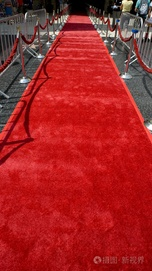
#> input picture red/4.jpg, 152 x 271 px, shrunk from 574 x 1023 before the run
$ python red_region_detector.py
#> lines starting #> are read from the running program, lines starting #| are printed output that depends on the picture; after the words box and inside, x2 and y2 are one past the last pixel; in counts of white or black regions, pixels touching at a corner belong together
"""
红色区域检测模块

使用OpenCV检测图片中的红色区域，支持参数调整。

使用示例:
    import cv2
    import numpy as np
    from red_region_detector import detect_red_regions, draw_red_regions

    # 读取图片
    image = cv2.imread('image.jpg')
    image_rgb = cv2.cvtColor(image, cv2.COLOR_BGR2RGB)

    # 检测红色区域
    red_regions = detect_red_regions(
        image_rgb,
        red_lower=(0, 30, 30),        # 红色下限阈值
        red_upper=(10, 255, 255),     # 红色上限阈值
        area_threshold_ratio=0.05,     # 5%面积阈值
        min_contour_area=100          # 最小轮廓面积
    )

    # 输出结果
    print(f"检测到 {len(red_regions)} 个红色区域")

    # 可视化结果
    result_image = draw_red_regions(image_rgb, red_regions)
"""

import cv2
import numpy as np
from typing import List, Tuple, Optional


def detect_red_regions(
    image: np.ndarray,
    red_lower: Tuple[int, int, int] = (0, 150, 150),
    red_upper: Tuple[int, int, int] = (10, 255, 255),
    area_threshold_ratio: float = 0.05,
    min_contour_area: int = 100
) -> List[List[Tuple[int, int]]]:
    """
    检测图片中的红色区域，返回连成片的红色区域坐标列表

    检测策略：
    1. 只在图片下方66%的区域进行检测（上方34%完全忽略）
    2. 红色区域需要连成片
    3. 区域面积需要大于指定的阈值比例（相对于下方66%区域的面积）

    Args:
        image: RGB格式的numpy数组图片
        red_lower: HSV颜色空间中红色下限阈值 (H, S, V)
        red_upper: HSV颜色空间中红色上限阈值 (H, S, V)
        area_threshold_ratio: 面积阈值比例，相对于下方66%区域的面积 (默认5%)
        min_contour_area: 最小轮廓面积，用于过滤噪声

    Returns:
        List[List[Tuple[int, int]]]: 每个符合要求的红色区域的坐标点列表（原图坐标）
    """
    if image is None or image.size == 0:
        raise ValueError("输入图片为空或无效")

    # 获取图片尺寸
    height, width = image.shape[:2]
    total_area = height * width

    # 裁剪图片，只保留下方66%的区域进行检测
    lower_region_start = int(height * 0.34)  # 下方66%的起始位置
    cropped_image = image[lower_region_start:height, :]  # 裁剪原图
    cropped_height, cropped_width = cropped_image.shape[:2]

    # 将裁剪后的RGB转换为HSV颜色空间
    hsv_image = cv2.cvtColor(cropped_image, cv2.COLOR_RGB2HSV)

    # 创建红色掩码
    # 由于红色在HSV中可能跨越0度边界，需要两个范围
    lower_red1 = np.array(red_lower)
    upper_red1 = np.array(red_upper)

    # 第二个红色范围 (用于跨越0度的红色)
    lower_red2 = np.array([160, 100, 100])
    upper_red2 = np.array([179, 255, 255])

    # 创建两个掩码并合并
    mask1 = cv2.inRange(hsv_image, lower_red1, upper_red1)
    mask2 = cv2.inRange(hsv_image, lower_red2, upper_red2)
    red_mask = cv2.bitwise_or(mask1, mask2)

    # 形态学操作：开运算去除噪声，闭运算填充空洞
    kernel = np.ones((3, 3), np.uint8)
    red_mask = cv2.morphologyEx(red_mask, cv2.MORPH_OPEN, kernel, iterations=1)
    red_mask = cv2.morphologyEx(red_mask, cv2.MORPH_CLOSE, kernel, iterations=2)
    red_mask = cv2.morphologyEx(red_mask, cv2.MORPH_CLOSE, kernel, iterations=1)

    # 查找轮廓
    contours, _ = cv2.findContours(red_mask, cv2.RETR_EXTERNAL, cv2.CHAIN_APPROX_SIMPLE)

    red_regions = []

    # 裁剪区域的面积作为计算基准
    cropped_total_area = cropped_height * cropped_width

    for contour in contours:
        # 计算轮廓面积
        area = cv2.contourArea(contour)

        # 计算面积阈值（基于裁剪区域的总面积）
        area_threshold = cropped_total_area * area_threshold_ratio

        # 如果面积大于阈值且大于最小轮廓面积
        if area > area_threshold and area > min_contour_area:
            # 获取轮廓坐标（相对于裁剪区域）
            contour_points = contour.reshape(-1, 2).tolist()

            # 将坐标映射回原图（加上y方向的偏移）
            original_coords = [(point[0], point[1] + lower_region_start) for point in contour_points]

            # 转换为 (x, y) 元组列表
            region_coords = original_coords
            red_regions.append(region_coords)

    return red_regions


def draw_red_regions(image: np.ndarray, regions: List[List[Tuple[int, int]]]) -> np.ndarray:
    """
    在图片上绘制检测到的红色区域轮廓

    Args:
        image: 原始RGB图片
        regions: 红色区域坐标列表

    Returns:
        绘制了轮廓的图片副本
    """
    result_image = image.copy()

    for region in regions:
        # 将坐标转换为numpy数组格式用于绘制
        points = np.array(region, dtype=np.int32)
        # 绘制轮廓
        cv2.drawContours(result_image, [points], -1, (0, 255, 0), 2)

    return result_image


def main():
    """
    测试函数
    """
    # 测试图片路径（优先使用创建的测试图片）
    test_images = ['4.jpg', '1.jpg', '2.jpg', '3.jpg', '5.jpg']

    for image_path in test_images:
        try:
            print(f"\n=== 测试图片: {image_path} ===")

            # 读取图片
            image = cv2.imread(image_path)
#> image is the input picture: shape (271, 152, 3); mean B, G, R 38.1, 37.3, 161
            if image is None:
                print(f"无法读取图片: {image_path}")
                continue

            # 转换为RGB格式（OpenCV默认是BGR）
            image_rgb = cv2.cvtColor(image, cv2.COLOR_BGR2RGB)

            print(f"图片尺寸: {image_rgb.shape}")
#| 图片尺寸: (271, 152, 3)

            # 计算图片总面积用于参考
            height, width = image_rgb.shape[:2]
#> height = 271; width = 152
            total_area = height * width
#> total_area = 41192

            # 检测红色区域 - 参数说明：
            # red_lower/red_upper: HSV颜色空间中红色的范围，可根据需要调整
            # area_threshold_ratio: 区域面积占整张图片的比例阈值 (0.05 = 5%)
            # min_contour_area: 最小轮廓像素面积，用于过滤噪声
            # 注意：只检测图片下方66%的区域，上方33%的红色区域会被忽略
            red_regions = detect_red_regions(
                image_rgb,
                red_lower=(0, 100, 100),      # 红色下限阈值 (H, S, V) - 更苛刻
                red_upper=(10, 255, 255),   # 红色上限阈值 (H, S, V)
                area_threshold_ratio=0.05,  # 面积阈值 (可调整)
                min_contour_area=3         # 最小轮廓面积 (可调整)
            )
#> in detect_red_regions, `cropped_image = image[lower_region_start:height, :]`:
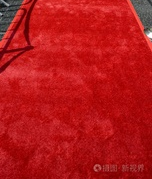
#> cropped_image: shape (179, 152, 3); mean R, G, B 180.2, 23.2, 25.1
#> in detect_red_regions, `hsv_image = cv2.cvtColor(cropped_image, cv2.COLOR_RGB2HSV)`: hsv_image: shape (179, 152, 3); mean H, S, V 74.3, 220.7, 180.4
#> in detect_red_regions, `mask1 = cv2.inRange(hsv_image, lower_red1, upper_red1)`:
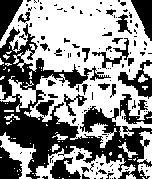
#> mask1: shape (179, 152); 56.3% white; 140 black regions (111 under 20 px), largest, box (x1, y1, x2, y2) and area: (0, 23, 152, 179) 7252, (118, 60, 152, 99) 504, (0, 147, 22, 179) 498
#> in detect_red_regions, `mask2 = cv2.inRange(hsv_image, lower_red2, upper_red2)`:
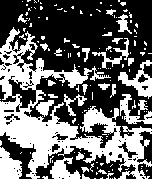
#> mask2: shape (179, 152); 40% white; 144 white regions (117 under 20 px), largest, box (x1, y1, x2, y2) and area: (0, 27, 152, 179) 7214, (118, 60, 152, 99) 504, (0, 147, 22, 179) 498
#> in detect_red_regions, `red_mask = cv2.bitwise_or(mask1, mask2)`:
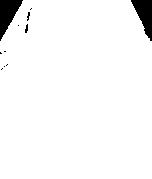
#> red_mask: shape (179, 152); 96.3% white; 11 black regions (9 under 20 px), largest, box (x1, y1, x2, y2) and area: (0, 0, 23, 41) 491, (131, 0, 152, 41) 474
#> in detect_red_regions, `red_mask = cv2.morphologyEx(red_mask, cv2.MORPH_OPEN, kernel, iteratio..`: red_mask: shape (179, 152); 96.3% white; 11 black regions (9 under 20 px), largest, box (x1, y1, x2, y2) and area: (0, 0, 23, 41) 491, (131, 0, 152, 41) 475
#> in detect_red_regions, `red_mask = cv2.morphologyEx(red_mask, cv2.MORPH_CLOSE, kernel, iterati..`:
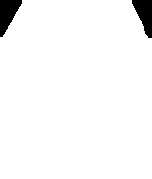
#> red_mask: shape (179, 152); 96.5% white; 2 black regions
#> in detect_red_regions, `contours, _ = cv2.findContours(red_mask, cv2.RETR_EXTERNAL, cv2.CHAIN_..`: contours = 1 contour; box (x1, y1, x2, y2) and area: (0, 0, 152, 179) 25946
#> the loop in detect_red_regions, `for contour in contours:` made 1 pass
#> (area, area_threshold) on pass 1: (25945.5, 1360.4)
#> after the loop in detect_red_regions, `for contour in contours:`: red_regions = 1 item
#> red_regions = 1 item

            print(f"检测到 {len(red_regions)} 个红色区域")
#| 检测到 1 个红色区域

            # 显示每个区域的信息
            for i, region in enumerate(red_regions):
                area = cv2.contourArea(np.array(region, dtype=np.int32))
                area_ratio = area / total_area * 100
                print(f"区域 {i+1}: {len(region)} 个坐标点, 面积: {area:.0f}像素 ({area_ratio:.2f}%)")

                # 计算边界框
                if region:
                    x_coords = [point[0] for point in region]
                    y_coords = [point[1] for point in region]
                    min_x, max_x = min(x_coords), max(x_coords)
                    min_y, max_y = min(y_coords), max(y_coords)
                    print(f"  边界框: ({min_x}, {min_y}) 到 ({max_x}, {max_y})")
#> this loop made 1 pass
#> (area, area_ratio, min_x, max_x, min_y, max_y) on pass 1: (25945.5, 62.99, 0, 151, 92, 270)
#| 区域 1: 62 个坐标点, 面积: 25946像素 (62.99%)
#|   边界框: (0, 92) 到 (151, 270)

            # 绘制结果并保存
            result_image = draw_red_regions(image_rgb, red_regions)
#> the loop in draw_red_regions, `for region in regions:` made 1 pass
#> after the loop in draw_red_regions, `for region in regions:`:
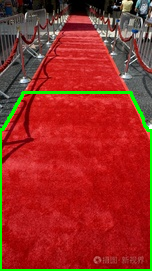
#> result_image: shape (271, 152, 3); mean R, G, B 154.8, 45.3, 36.8
            # 转换回BGR保存
            result_bgr = cv2.cvtColor(result_image, cv2.COLOR_RGB2BGR)
            output_path = f"result_{image_path}"
            cv2.imwrite(output_path, result_bgr)
            print(f"结果已保存到: {output_path}")

        except Exception as e:
            print(f"处理图片 {image_path} 时出错: {str(e)}")
#> pass 2 of the loop in main, `for image_path in test_images:`:
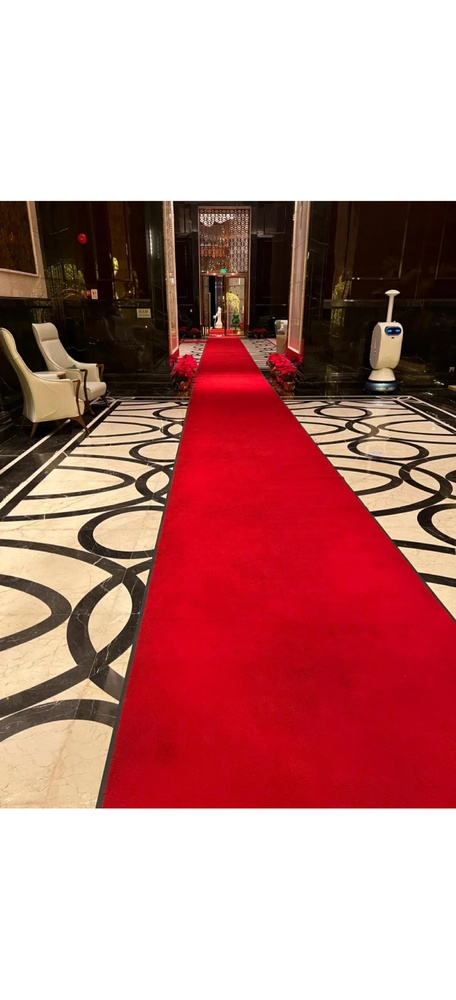
#> input picture red/1.jpg, 456 x 1000 px, shrunk from 1721 x 3775 before the run
#> in main, image is the input picture: shape (1000, 456, 3); mean B, G, R 130.8, 133.1, 187.9
#> image_rgb: shape (1000, 456, 3)
#| 图片尺寸: (1000, 456, 3)
#> cropped_image: shape (660, 456, 3)
#> hsv_image: shape (660, 456, 3); mean H, S, V 71.9, 130.3, 195.8
#> in detect_red_regions (call 2), `mask1 = cv2.inRange(hsv_image, lower_red1, upper_red1)`:
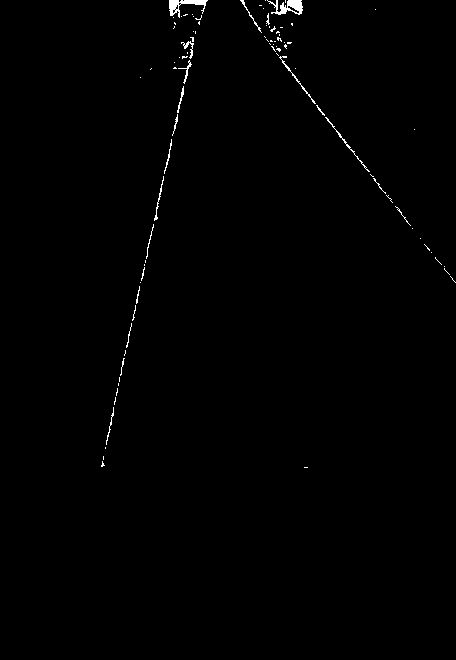
#> mask1: shape (660, 456); 0.58% white in thin lines or dots, all inside (x1, y1, x2, y2) = (101, 0, 456, 468)
#> mask2: shape (660, 456); 37.1% white; 4 white regions (2 under 20 px), largest, box (x1, y1, x2, y2) and area: (102, 0, 456, 468) 111109, (269, 10, 303, 35) 469
#> contours = 2 contours; box (x1, y1, x2, y2) and area: (102, 0, 456, 468) 111964, (267, 0, 303, 41) 716
#> the loop in detect_red_regions (call 2), `for contour in contours:` made 2 passes
#> (area, area_threshold) on passes 1 to 2: (716.5, 15048), (111964.5, 15048)
#| 检测到 1 个红色区域
#> the loop in main, `for i, region in enumerate(red_regions):` made 1 pass
#> (area, area_ratio, min_x, max_x, min_y, max_y) on pass 1: (111964.5, 24.55, 102, 455, 340, 807)
#> (printed output is left out)
#> the loop in draw_red_regions (call 2), `for region in regions:` made 1 pass
#> after the loop in draw_red_regions (call 2), `for region in regions:`:
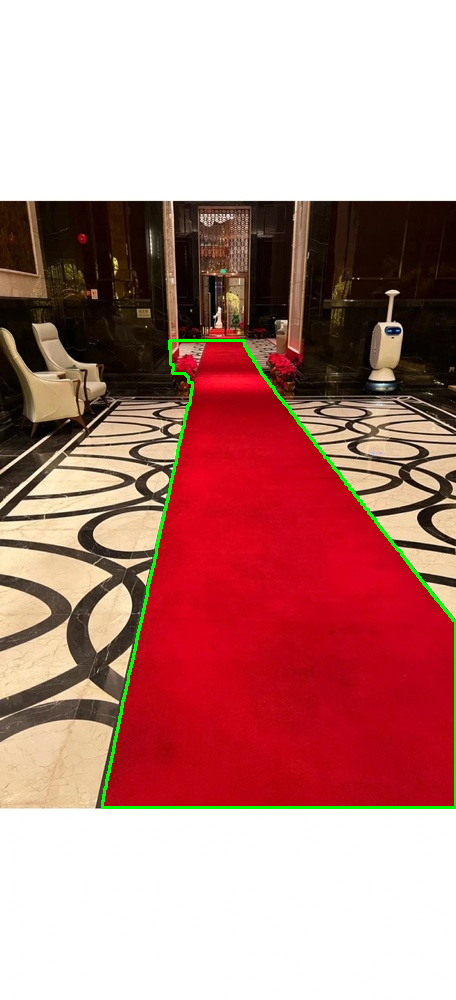
#> result_image: shape (1000, 456, 3); mean R, G, B 186.5, 135.2, 130.4
#> result_bgr: shape (1000, 456, 3)
#> pass 3 of the loop in main, `for image_path in test_images:`:
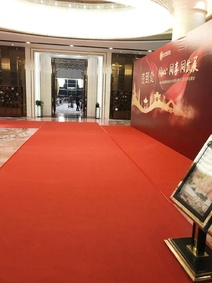
#> input picture red/2.jpg, 212 x 283 px, shrunk from 800 x 1067 before the run
#> in main, image is the input picture: shape (283, 212, 3); mean B, G, R 86.6, 105.6, 179.7
#> image_rgb: shape (283, 212, 3)
#| 图片尺寸: (283, 212, 3)
#> cropped_image: shape (187, 212, 3)
#> hsv_image: shape (187, 212, 3); mean H, S, V 8.4, 177.4, 175.2
#> in detect_red_regions (call 3), `mask1 = cv2.inRange(hsv_image, lower_red1, upper_red1)`:
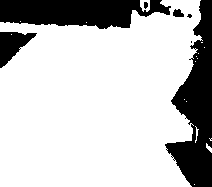
#> mask1: shape (187, 212); 77.1% white; 7 black regions (2 under 20 px), largest, box (x1, y1, x2, y2) and area: (165, 0, 212, 187) 4591, (0, 0, 171, 29) 3676, (0, 32, 37, 68) 698, (173, 9, 184, 17) 66, (144, 2, 148, 9) 23
#> mask2: shape (187, 212); every value is 0
#> contours = 2 contours, 1 with area under 20; largest, box (x1, y1, x2, y2) and area: (0, 0, 201, 187) 30133
#> the loop in detect_red_regions (call 3), `for contour in contours:` made 2 passes
#> (area, area_threshold) on pass 2: (30133, 1982.2)
#| 检测到 1 个红色区域
#> the loop in main, `for i, region in enumerate(red_regions):` made 1 pass
#> (area, area_ratio, min_x, max_x, min_y, max_y) on pass 1: (30133, 50.23, 0, 200, 96, 282)
#> (printed output is left out)
#> the loop in draw_red_regions (call 3), `for region in regions:` made 1 pass
#> after the loop in draw_red_regions (call 3), `for region in regions:`:
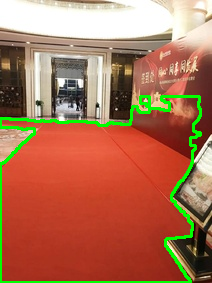
#> result_image: shape (283, 212, 3); mean R, G, B 172.4, 113.3, 83.9
#> result_bgr: shape (283, 212, 3)
#> the loop made 5 passes; the first 3 are shown


if __name__ == "__main__":
    main()
